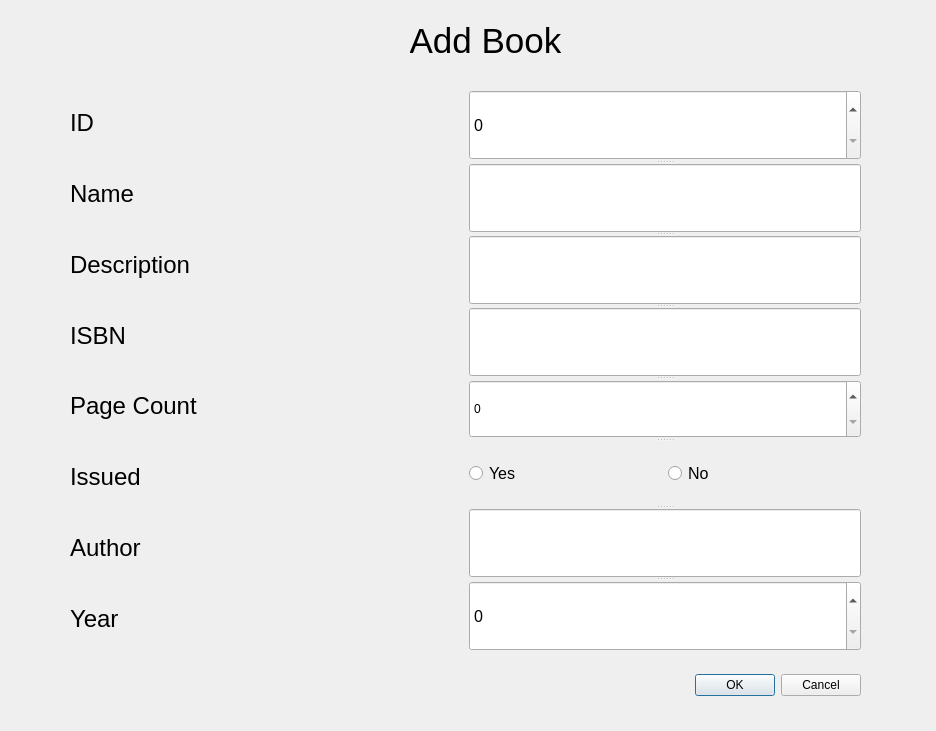
<?xml version="1.0" encoding="UTF-8"?>
<ui version="4.0">
 <class>Dialog</class>
 <widget class="QDialog" name="Dialog">
  <property name="geometry">
   <rect>
    <x>0</x>
    <y>0</y>
    <width>936</width>
    <height>731</height>
   </rect>
  </property>
  <property name="windowTitle">
   <string>Add Book Dialog</string>
  </property>
  <widget class="QDialogButtonBox" name="buttonBox">
   <property name="geometry">
    <rect>
     <x>410</x>
     <y>660</y>
     <width>451</width>
     <height>51</height>
    </rect>
   </property>
   <property name="orientation">
    <enum>Qt::Horizontal</enum>
   </property>
   <property name="standardButtons">
    <set>QDialogButtonBox::Cancel|QDialogButtonBox::Ok</set>
   </property>
  </widget>
  <widget class="QLabel" name="label">
   <property name="geometry">
    <rect>
     <x>410</x>
     <y>20</y>
     <width>151</width>
     <height>41</height>
    </rect>
   </property>
   <property name="font">
    <font>
     <pointsize>26</pointsize>
    </font>
   </property>
   <property name="text">
    <string>Add Book</string>
   </property>
   <property name="alignment">
    <set>Qt::AlignCenter</set>
   </property>
  </widget>
  <widget class="QWidget" name="layoutWidget">
   <property name="geometry">
    <rect>
     <x>70</x>
     <y>90</y>
     <width>791</width>
     <height>561</height>
    </rect>
   </property>
   <layout class="QHBoxLayout" name="horizontalLayout_2">
    <item>
     <layout class="QVBoxLayout" name="verticalLayout">
      <item>
       <widget class="QLabel" name="label_2">
        <property name="font">
         <font>
          <pointsize>18</pointsize>
         </font>
        </property>
        <property name="text">
         <string>ID</string>
        </property>
       </widget>
      </item>
      <item>
       <widget class="QLabel" name="label_3">
        <property name="font">
         <font>
          <pointsize>18</pointsize>
         </font>
        </property>
        <property name="text">
         <string>Name</string>
        </property>
       </widget>
      </item>
      <item>
       <widget class="QLabel" name="label_4">
        <property name="font">
         <font>
          <pointsize>18</pointsize>
         </font>
        </property>
        <property name="text">
         <string>Description</string>
        </property>
       </widget>
      </item>
      <item>
       <widget class="QLabel" name="label_5">
        <property name="font">
         <font>
          <pointsize>18</pointsize>
         </font>
        </property>
        <property name="text">
         <string>ISBN</string>
        </property>
       </widget>
      </item>
      <item>
       <widget class="QLabel" name="label_6">
        <property name="font">
         <font>
          <pointsize>18</pointsize>
         </font>
        </property>
        <property name="text">
         <string>Page Count</string>
        </property>
       </widget>
      </item>
      <item>
       <widget class="QLabel" name="label_8">
        <property name="font">
         <font>
          <pointsize>18</pointsize>
         </font>
        </property>
        <property name="text">
         <string>Issued</string>
        </property>
       </widget>
      </item>
      <item>
       <widget class="QLabel" name="label_7">
        <property name="font">
         <font>
          <pointsize>18</pointsize>
         </font>
        </property>
        <property name="text">
         <string>Author</string>
        </property>
       </widget>
      </item>
      <item>
       <widget class="QLabel" name="label_9">
        <property name="font">
         <font>
          <pointsize>18</pointsize>
         </font>
        </property>
        <property name="text">
         <string>Year</string>
        </property>
       </widget>
      </item>
     </layout>
    </item>
    <item>
     <widget class="QSplitter" name="splitter">
      <property name="orientation">
       <enum>Qt::Vertical</enum>
      </property>
      <widget class="QSpinBox" name="id_spinbox">
       <property name="enabled">
        <bool>true</bool>
       </property>
       <property name="font">
        <font>
         <pointsize>12</pointsize>
        </font>
       </property>
       <property name="maximum">
        <number>2000</number>
       </property>
      </widget>
      <widget class="QLineEdit" name="name_input">
       <property name="font">
        <font>
         <pointsize>12</pointsize>
        </font>
       </property>
       <property name="text">
        <string/>
       </property>
      </widget>
      <widget class="QLineEdit" name="description_input">
       <property name="font">
        <font>
         <pointsize>12</pointsize>
        </font>
       </property>
      </widget>
      <widget class="QLineEdit" name="description_input_2">
       <property name="font">
        <font>
         <pointsize>12</pointsize>
        </font>
       </property>
      </widget>
      <widget class="QSpinBox" name="page_count_spinbox">
       <property name="maximum">
        <number>2000</number>
       </property>
      </widget>
      <widget class="QWidget" name="layoutWidget">
       <layout class="QHBoxLayout" name="horizontalLayout">
        <item>
         <widget class="QRadioButton" name="yes">
          <property name="font">
           <font>
            <pointsize>12</pointsize>
           </font>
          </property>
          <property name="text">
           <string>Yes</string>
          </property>
         </widget>
        </item>
        <item>
         <widget class="QRadioButton" name="yes_2">
          <property name="font">
           <font>
            <pointsize>12</pointsize>
           </font>
          </property>
          <property name="text">
           <string>No</string>
          </property>
         </widget>
        </item>
       </layout>
      </widget>
      <widget class="QLineEdit" name="author_input">
       <property name="font">
        <font>
         <pointsize>12</pointsize>
        </font>
       </property>
      </widget>
      <widget class="QSpinBox" name="page_count_spinbox_2">
       <property name="font">
        <font>
         <pointsize>12</pointsize>
        </font>
       </property>
       <property name="maximum">
        <number>10000</number>
       </property>
      </widget>
     </widget>
    </item>
   </layout>
  </widget>
 </widget>
 <resources/>
 <connections>
  <connection>
   <sender>buttonBox</sender>
   <signal>accepted()</signal>
   <receiver>Dialog</receiver>
   <slot>accept()</slot>
   <hints>
    <hint type="sourcelabel">
     <x>248</x>
     <y>254</y>
    </hint>
    <hint type="destinationlabel">
     <x>157</x>
     <y>274</y>
    </hint>
   </hints>
  </connection>
  <connection>
   <sender>buttonBox</sender>
   <signal>rejected()</signal>
   <receiver>Dialog</receiver>
   <slot>reject()</slot>
   <hints>
    <hint type="sourcelabel">
     <x>316</x>
     <y>260</y>
    </hint>
    <hint type="destinationlabel">
     <x>286</x>
     <y>274</y>
    </hint>
   </hints>
  </connection>
 </connections>
</ui>
